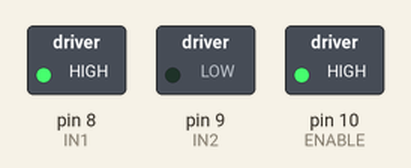
Recording of a sketch running on a simulated Arduino Uno, built with avr-gcc and run on an emulated ATmega328P. On the bench: switched loads named in the sketch (green lamp = pin HIGH).

Above: at 0.1 s.
Timing chart, 0 to 1.6 s (numbered marks = the images above):
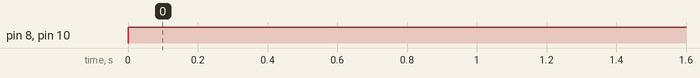

Measured:
- by itself, pin 8 (IN1), pin 10 (ENABLE): LOW → HIGH at 0.00 s

The sketch:

dc_motor.ino
```cpp
void setup()
{
  pinMode(8, OUTPUT);   // IN1
  pinMode(9, OUTPUT);   // IN2
  pinMode(10, OUTPUT);  // ENABLE
}

void loop()
{
  digitalWrite(10, HIGH); // Enable motor driver

  // Clockwise rotation
  digitalWrite(8, HIGH);
  digitalWrite(9, LOW);

}
```
